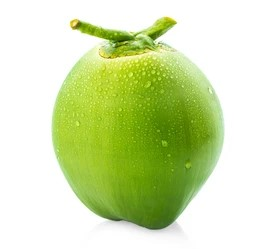
#> input picture coconut.jpg, 268 x 249 px, found by its file name
$ jupyter execute Untitled.ipynb
#> lines starting #> are read from the running program, lines starting #| are printed output that depends on the picture
[cell 1]
import cv2
import numpy as np
from matplotlib import pyplot as plt

[cell 2]
img = cv2.imread(r'C:\Users\Mahed\Desktop\ROB7\Rob Perception\mini project\coconut.jpg')
#> img is the input picture: shape (249, 268, 3); mean B, G, R 174, 225.2, 209.7
img = cv2.cvtColor(img, cv2.COLOR_BGR2GRAY)
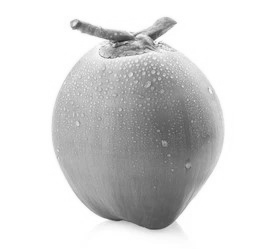
#> img: shape (249, 268); min 32, max 255, mean 214.7

[cell 3]
width = 320
height = 240
dim = (width, height)
new_img = cv2.resize(img, dim)
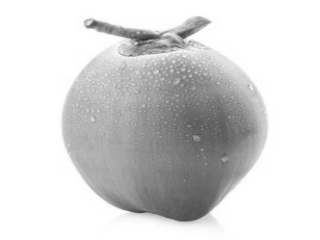
#> new_img: shape (240, 320); min 47, max 255, mean 214.7
